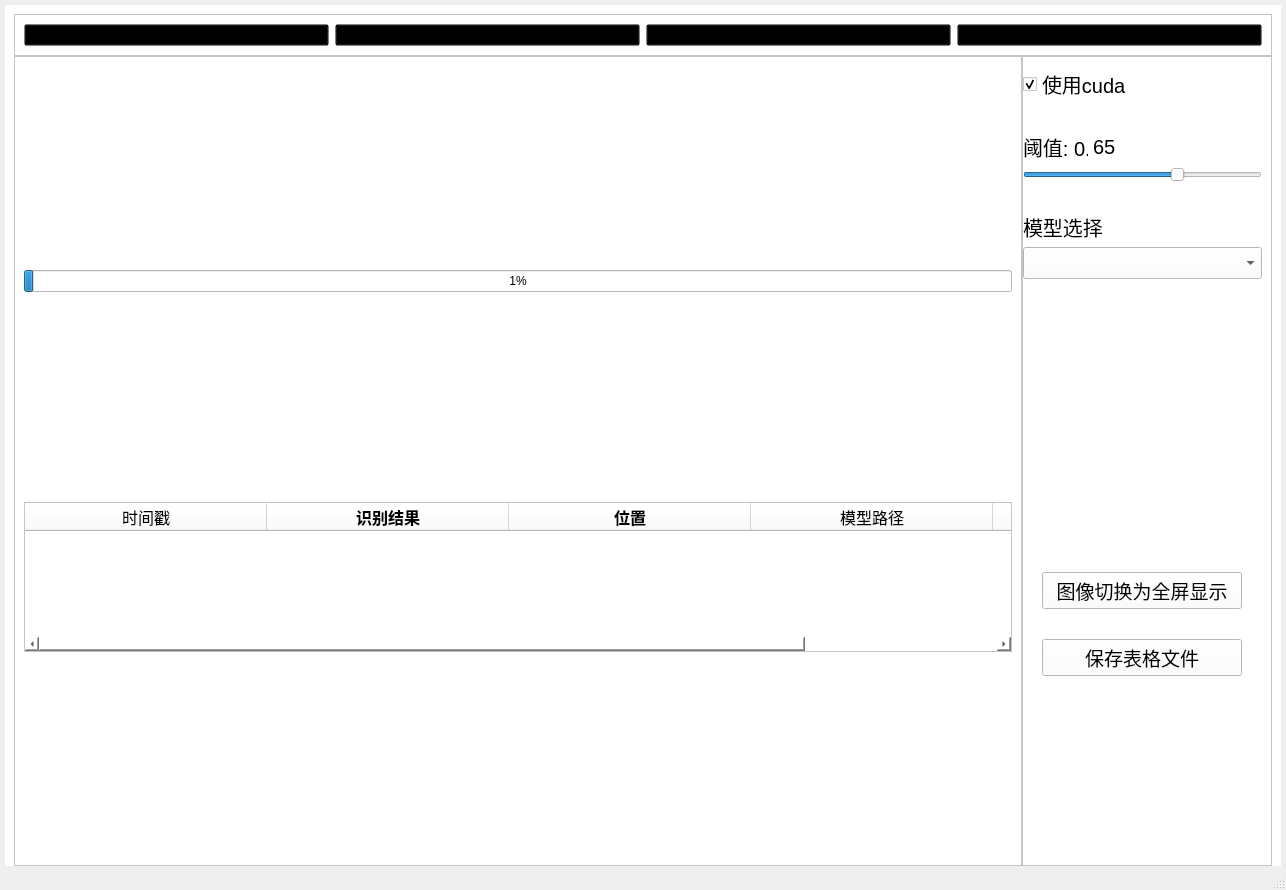
<?xml version="1.0" encoding="UTF-8"?>
<ui version="4.0">
 <class>mainWindow</class>
 <widget class="QMainWindow" name="mainWindow">
  <property name="geometry">
   <rect>
    <x>0</x>
    <y>0</y>
    <width>1286</width>
    <height>890</height>
   </rect>
  </property>
  <property name="windowTitle">
   <string>MainWindow</string>
  </property>
  <widget class="QWidget" name="centralwidget">
   <property name="font">
    <font>
     <pointsize>14</pointsize>
    </font>
   </property>
   <layout class="QVBoxLayout" name="verticalLayout_3">
    <property name="leftMargin">
     <number>5</number>
    </property>
    <property name="topMargin">
     <number>5</number>
    </property>
    <property name="rightMargin">
     <number>5</number>
    </property>
    <property name="bottomMargin">
     <number>0</number>
    </property>
    <item>
     <widget class="QStackedWidget" name="mainStackedWidget">
      <property name="styleSheet">
       <string notr="true">background: rgb(255, 255, 255)</string>
      </property>
      <property name="currentIndex">
       <number>0</number>
      </property>
      <widget class="QWidget" name="mainStackedWidgetPage1">
       <layout class="QVBoxLayout" name="verticalLayout_2">
        <property name="spacing">
         <number>0</number>
        </property>
        <property name="bottomMargin">
         <number>0</number>
        </property>
        <item>
         <widget class="QFrame" name="top_qframe">
          <property name="maximumSize">
           <size>
            <width>16777215</width>
            <height>80</height>
           </size>
          </property>
          <property name="styleSheet">
           <string notr="true">background:rgb(255, 255, 255)</string>
          </property>
          <property name="frameShape">
           <enum>QFrame::StyledPanel</enum>
          </property>
          <property name="frameShadow">
           <enum>QFrame::Raised</enum>
          </property>
          <layout class="QVBoxLayout" name="verticalLayout_7">
           <item>
            <layout class="QHBoxLayout" name="button_QHbox">
             <item>
              <widget class="QPushButton" name="open_camera_button">
               <property name="cursor">
                <cursorShape>PointingHandCursor</cursorShape>
               </property>
               <property name="styleSheet">
                <string notr="true">background:transparent</string>
               </property>
               <property name="text">
                <string/>
               </property>
               <property name="icon">
                <iconset resource="ui_file/camera_qrc.qrc">
                 <normaloff>:/camera/camera.svg</normaloff>:/camera/camera.svg</iconset>
               </property>
               <property name="iconSize">
                <size>
                 <width>85</width>
                 <height>85</height>
                </size>
               </property>
              </widget>
             </item>
             <item>
              <widget class="QPushButton" name="select_picture_button">
               <property name="cursor">
                <cursorShape>PointingHandCursor</cursorShape>
               </property>
               <property name="styleSheet">
                <string notr="true">background:transparent</string>
               </property>
               <property name="text">
                <string/>
               </property>
               <property name="icon">
                <iconset resource="ui_file/camera_qrc.qrc">
                 <normaloff>:/camera/picture.svg</normaloff>:/camera/picture.svg</iconset>
               </property>
               <property name="iconSize">
                <size>
                 <width>80</width>
                 <height>75</height>
                </size>
               </property>
              </widget>
             </item>
             <item>
              <widget class="QPushButton" name="select_video_button">
               <property name="cursor">
                <cursorShape>PointingHandCursor</cursorShape>
               </property>
               <property name="styleSheet">
                <string notr="true">background: transparent; /* 设置背景为透明 */
</string>
               </property>
               <property name="text">
                <string/>
               </property>
               <property name="icon">
                <iconset resource="ui_file/camera_qrc.qrc">
                 <normaloff>:/camera/video.svg</normaloff>:/camera/video.svg</iconset>
               </property>
               <property name="iconSize">
                <size>
                 <width>80</width>
                 <height>80</height>
                </size>
               </property>
              </widget>
             </item>
             <item>
              <widget class="QPushButton" name="close_button">
               <property name="cursor">
                <cursorShape>PointingHandCursor</cursorShape>
               </property>
               <property name="styleSheet">
                <string notr="true">background: transparent; /* 设置背景为透明 */
</string>
               </property>
               <property name="text">
                <string/>
               </property>
               <property name="icon">
                <iconset resource="ui_file/camera_qrc.qrc">
                 <normaloff>:/camera/close.svg</normaloff>:/camera/close.svg</iconset>
               </property>
               <property name="iconSize">
                <size>
                 <width>70</width>
                 <height>60</height>
                </size>
               </property>
               <property name="checkable">
                <bool>false</bool>
               </property>
               <property name="checked">
                <bool>false</bool>
               </property>
               <property name="default">
                <bool>false</bool>
               </property>
              </widget>
             </item>
            </layout>
           </item>
          </layout>
         </widget>
        </item>
        <item>
         <layout class="QHBoxLayout" name="mid_qhbox">
          <item>
           <widget class="QFrame" name="mid_qhbox__left_qframe">
            <property name="maximumSize">
             <size>
              <width>16777215</width>
              <height>16777215</height>
             </size>
            </property>
            <property name="frameShape">
             <enum>QFrame::StyledPanel</enum>
            </property>
            <property name="frameShadow">
             <enum>QFrame::Raised</enum>
            </property>
            <layout class="QVBoxLayout" name="verticalLayout_8">
             <item>
              <layout class="QVBoxLayout" name="main_show_image_qlabel_father_qv"/>
             </item>
             <item>
              <widget class="QProgressBar" name="progress_bar">
               <property name="font">
                <font>
                 <pointsize>9</pointsize>
                </font>
               </property>
               <property name="layoutDirection">
                <enum>Qt::LeftToRight</enum>
               </property>
               <property name="maximum">
                <number>100</number>
               </property>
               <property name="value">
                <number>1</number>
               </property>
               <property name="alignment">
                <set>Qt::AlignRight|Qt::AlignTop|Qt::AlignTrailing</set>
               </property>
               <property name="textVisible">
                <bool>true</bool>
               </property>
               <property name="textDirection">
                <enum>QProgressBar::TopToBottom</enum>
               </property>
              </widget>
             </item>
             <item>
              <widget class="QTableWidget" name="table_widget">
               <property name="minimumSize">
                <size>
                 <width>0</width>
                 <height>0</height>
                </size>
               </property>
               <property name="maximumSize">
                <size>
                 <width>972000</width>
                 <height>150</height>
                </size>
               </property>
               <property name="font">
                <font>
                 <pointsize>12</pointsize>
                </font>
               </property>
               <attribute name="horizontalHeaderDefaultSectionSize">
                <number>242</number>
               </attribute>
               <column>
                <property name="text">
                 <string>时间戳</string>
                </property>
                <property name="font">
                 <font>
                  <pointsize>12</pointsize>
                 </font>
                </property>
               </column>
               <column>
                <property name="text">
                 <string>识别结果</string>
                </property>
                <property name="font">
                 <font>
                  <pointsize>12</pointsize>
                  <bold>true</bold>
                 </font>
                </property>
               </column>
               <column>
                <property name="text">
                 <string>位置</string>
                </property>
                <property name="font">
                 <font>
                  <pointsize>12</pointsize>
                  <bold>true</bold>
                 </font>
                </property>
               </column>
               <column>
                <property name="text">
                 <string>模型路径</string>
                </property>
                <property name="font">
                 <font>
                  <pointsize>12</pointsize>
                 </font>
                </property>
               </column>
               <column>
                <property name="text">
                 <string>图片/视频路径</string>
                </property>
                <property name="font">
                 <font>
                  <pointsize>12</pointsize>
                  <bold>false</bold>
                 </font>
                </property>
               </column>
              </widget>
             </item>
            </layout>
           </widget>
          </item>
          <item>
           <widget class="QFrame" name="mid_qhbox__right_qframe">
            <property name="maximumSize">
             <size>
              <width>250</width>
              <height>16777215</height>
             </size>
            </property>
            <property name="styleSheet">
             <string notr="true">background: rgb(255, 255, 255)</string>
            </property>
            <property name="frameShape">
             <enum>QFrame::StyledPanel</enum>
            </property>
            <property name="frameShadow">
             <enum>QFrame::Raised</enum>
            </property>
            <layout class="QVBoxLayout" name="verticalLayout_9">
             <property name="spacing">
              <number>30</number>
             </property>
             <property name="leftMargin">
              <number>0</number>
             </property>
             <item>
              <widget class="QCheckBox" name="cuda_qcheckbox">
               <property name="font">
                <font>
                 <pointsize>15</pointsize>
                </font>
               </property>
               <property name="cursor">
                <cursorShape>PointingHandCursor</cursorShape>
               </property>
               <property name="styleSheet">
                <string notr="true">QCheckBox::indicator {
width: 20px;
height:20px;
};</string>
               </property>
               <property name="text">
                <string>使用cuda</string>
               </property>
               <property name="checked">
                <bool>true</bool>
               </property>
              </widget>
             </item>
             <item>
              <layout class="QVBoxLayout" name="verticalLayout_6">
               <item>
                <layout class="QVBoxLayout" name="verticalLayout_4">
                 <property name="spacing">
                  <number>5</number>
                 </property>
                 <item>
                  <layout class="QHBoxLayout" name="horizontalLayout_3">
                   <property name="spacing">
                    <number>5</number>
                   </property>
                   <item>
                    <widget class="QLabel" name="conf_qlabel">
                     <property name="maximumSize">
                      <size>
                       <width>65</width>
                       <height>16777215</height>
                      </size>
                     </property>
                     <property name="font">
                      <font>
                       <pointsize>15</pointsize>
                      </font>
                     </property>
                     <property name="text">
                      <string>阈值: 0.</string>
                     </property>
                    </widget>
                   </item>
                   <item>
                    <widget class="QLabel" name="conf_really_value_qlabel">
                     <property name="font">
                      <font>
                       <pointsize>15</pointsize>
                      </font>
                     </property>
                     <property name="lineWidth">
                      <number>2</number>
                     </property>
                     <property name="text">
                      <string>65</string>
                     </property>
                     <property name="textFormat">
                      <enum>Qt::AutoText</enum>
                     </property>
                    </widget>
                   </item>
                  </layout>
                 </item>
                 <item>
                  <widget class="QSlider" name="conf_slider">
                   <property name="maximumSize">
                    <size>
                     <width>16777215</width>
                     <height>100</height>
                    </size>
                   </property>
                   <property name="font">
                    <font>
                     <pointsize>15</pointsize>
                    </font>
                   </property>
                   <property name="cursor">
                    <cursorShape>PointingHandCursor</cursorShape>
                   </property>
                   <property name="maximum">
                    <number>99</number>
                   </property>
                   <property name="singleStep">
                    <number>1</number>
                   </property>
                   <property name="sliderPosition">
                    <number>65</number>
                   </property>
                   <property name="orientation">
                    <enum>Qt::Horizontal</enum>
                   </property>
                  </widget>
                 </item>
                </layout>
               </item>
              </layout>
             </item>
             <item>
              <layout class="QVBoxLayout" name="select_model_qvbox">
               <property name="spacing">
                <number>5</number>
               </property>
               <item>
                <widget class="QLabel" name="select_model_qlabel">
                 <property name="font">
                  <font>
                   <pointsize>15</pointsize>
                  </font>
                 </property>
                 <property name="text">
                  <string>模型选择</string>
                 </property>
                </widget>
               </item>
               <item>
                <widget class="QComboBox" name="select_model_comboBox">
                 <property name="font">
                  <font>
                   <pointsize>15</pointsize>
                  </font>
                 </property>
                 <property name="cursor">
                  <cursorShape>PointingHandCursor</cursorShape>
                 </property>
                </widget>
               </item>
               <item>
                <spacer name="verticalSpacer_2">
                 <property name="orientation">
                  <enum>Qt::Vertical</enum>
                 </property>
                 <property name="sizeHint" stdset="0">
                  <size>
                   <width>20</width>
                   <height>40</height>
                  </size>
                 </property>
                </spacer>
               </item>
              </layout>
             </item>
             <item alignment="Qt::AlignHCenter">
              <widget class="QPushButton" name="pushButton">
               <property name="minimumSize">
                <size>
                 <width>200</width>
                 <height>0</height>
                </size>
               </property>
               <property name="maximumSize">
                <size>
                 <width>200</width>
                 <height>16777215</height>
                </size>
               </property>
               <property name="font">
                <font>
                 <pointsize>14</pointsize>
                </font>
               </property>
               <property name="cursor">
                <cursorShape>PointingHandCursor</cursorShape>
               </property>
               <property name="layoutDirection">
                <enum>Qt::LeftToRight</enum>
               </property>
               <property name="text">
                <string>图像切换为全屏显示</string>
               </property>
              </widget>
             </item>
             <item alignment="Qt::AlignHCenter">
              <widget class="QPushButton" name="save_file_qcheckbox">
               <property name="minimumSize">
                <size>
                 <width>200</width>
                 <height>0</height>
                </size>
               </property>
               <property name="maximumSize">
                <size>
                 <width>200</width>
                 <height>16777215</height>
                </size>
               </property>
               <property name="font">
                <font>
                 <pointsize>14</pointsize>
                </font>
               </property>
               <property name="cursor">
                <cursorShape>PointingHandCursor</cursorShape>
               </property>
               <property name="layoutDirection">
                <enum>Qt::LeftToRight</enum>
               </property>
               <property name="styleSheet">
                <string notr="true">QCheckBox::indicator {
width: 20px;
height: 20px;
};</string>
               </property>
               <property name="text">
                <string>保存表格文件</string>
               </property>
               <property name="iconSize">
                <size>
                 <width>9</width>
                 <height>13</height>
                </size>
               </property>
              </widget>
             </item>
             <item>
              <widget class="QLabel" name="label">
               <property name="minimumSize">
                <size>
                 <width>0</width>
                 <height>150</height>
                </size>
               </property>
               <property name="maximumSize">
                <size>
                 <width>16777215</width>
                 <height>250</height>
                </size>
               </property>
               <property name="text">
                <string/>
               </property>
               <property name="pixmap">
                <pixmap resource="ui_file/camera_qrc.qrc">:/camera/ultra.png</pixmap>
               </property>
              </widget>
             </item>
            </layout>
           </widget>
          </item>
         </layout>
        </item>
       </layout>
      </widget>
      <widget class="QWidget" name="only_picture">
       <layout class="QVBoxLayout" name="verticalLayout">
        <item>
         <layout class="QVBoxLayout" name="main_show_image_qlabel_2_father_qv"/>
        </item>
        <item>
         <widget class="QPushButton" name="pushButton_2">
          <property name="maximumSize">
           <size>
            <width>100</width>
            <height>16777215</height>
           </size>
          </property>
          <property name="font">
           <font>
            <pointsize>12</pointsize>
           </font>
          </property>
          <property name="layoutDirection">
           <enum>Qt::RightToLeft</enum>
          </property>
          <property name="text">
           <string>切换为非全屏</string>
          </property>
         </widget>
        </item>
       </layout>
      </widget>
     </widget>
    </item>
   </layout>
  </widget>
  <widget class="QStatusBar" name="statusBar">
   <property name="font">
    <font>
     <pointsize>12</pointsize>
     <kerning>true</kerning>
    </font>
   </property>
  </widget>
 </widget>
 <resources>
  <include location="ui_file/camera_qrc.qrc"/>
 </resources>
 <connections>
  <connection>
   <sender>conf_slider</sender>
   <signal>valueChanged(int)</signal>
   <receiver>conf_really_value_qlabel</receiver>
   <slot>setNum(int)</slot>
   <hints>
    <hint type="sourcelabel">
     <x>1034</x>
     <y>210</y>
    </hint>
    <hint type="destinationlabel">
     <x>1109</x>
     <y>182</y>
    </hint>
   </hints>
  </connection>
 </connections>
 <slots>
  <signal>openFileDialog()</signal>
  <slot>openFileDialogSlot()</slot>
  <slot>openCameraSlot()</slot>
 </slots>
</ui>
